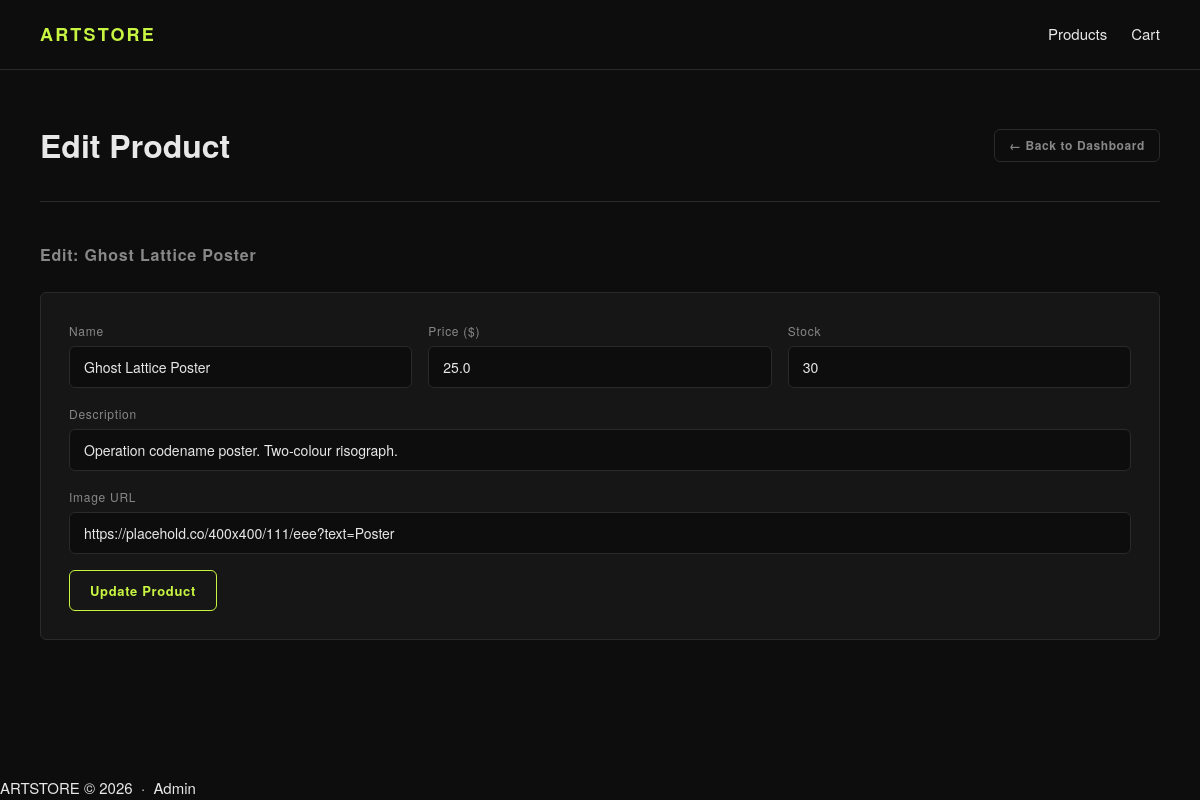
/admin/edit/5 (signed in), run on the app's committed database.
### tables this page shows
CREATE TABLE products (
            id          INTEGER PRIMARY KEY AUTOINCREMENT,
            name        TEXT    NOT NULL,
            description TEXT,
            price       REAL    NOT NULL,
            image_url   TEXT    DEFAULT '',
            stock       INTEGER DEFAULT 10
        );

### app.py (the view, shortened to what this page needs)
@app.route("/admin/edit/<int:product_id>", methods=["GET", "POST"])
def admin_edit(product_id):
    if not session.get("admin"):
        return redirect(url_for("admin"))
    conn = get_db()
    product = conn.execute("SELECT * FROM products WHERE id = ?", (product_id,)).fetchone()
    if not product:
        conn.close()
        flash("Product not found.", "error")
        return redirect(url_for("admin_dashboard"))
    conn.close()
    return render_template("admin_edit.html", product=product, cart_count=0)

### app.py (called while the page is built)
def get_db():
    conn = sqlite3.connect(DB)
    conn.row_factory = sqlite3.Row  # lets us access columns by name
    return conn

### templates/admin_edit.html (shortened to what this page needs)
{% extends "base.html" %}
{% block content %}
<div class="page-header">
  <h1>Edit Product</h1>
  <a href="{{ url_for('admin_dashboard') }}" class="btn btn--ghost btn--small">← Back to Dashboard</a>
</div>
<section class="admin-section">
  <h2>Edit: {{ product.name }}</h2>
  <form method="POST" action="{{ url_for('admin_edit', product_id=product.id) }}" class="admin-form">
    <div class="form-row">
      <div class="form-group">
        <label>Name</label>
        <input type="text" name="name" value="{{ product.name }}" required />
      </div>
      <div class="form-group">
        <label>Price ($)</label>
        <input type="number" name="price" step="0.01" value="{{ product.price }}" required />
      </div>
      <div class="form-group">
        <label>Stock</label>
        <input type="number" name="stock" value="{{ product.stock }}" />
      </div>
    </div>
    <div class="form-group">
      <label>Description</label>
      <input type="text" name="description" value="{{ product.description or '' }}" />
    </div>
    <div class="form-group">
      <label>Image URL</label>
      <input type="text" name="image_url" value="{{ product.image_url or '' }}" />
    </div>
    <button type="submit" class="btn btn--accent">Update Product</button>
  </form>
</section>
{% endblock %}

### static/style.css (style rules this page uses)
*, *::before, *::after { box-sizing: border-box; margin: 0; padding: 0; }
:root { --bg: #0d0d0d; --surface: #161616; --border: #2a2a2a; --text: #e8e8e8; --muted: #888; --accent: #c8f542; --danger: #ff4444; --radius: 6px; --font: 'Helvetica Neue', Arial, sans-serif; }
body { background: var(--bg); color: var(--text); font-family: var(--font); font-size: 15px; line-height: 1.6; min-height: 100vh; display: flex; flex-direction: column; }
a { color: var(--text); text-decoration: none; }
.btn { display: inline-block; padding: 10px 20px; border: 1px solid var(--text); background: transparent; color: var(--text); font-size: 13px; font-family: var(--font); font-weight: 600; letter-spacing: 0.05em; cursor: pointer; border-radius: var(--radius); transition: all 0.15s; }
.btn--accent { border-color: var(--accent); color: var(--accent); }
.btn--ghost { border-color: var(--border); color: var(--muted); }
.btn--small { padding: 6px 14px; font-size: 12px; }
.page-header { display: flex; justify-content: space-between; align-items: center; padding: 50px 0 30px; border-bottom: 1px solid var(--border); margin-bottom: 40px; }
.page-header h1 { font-size: 32px; }
.admin-section { margin-bottom: 60px; }
.admin-section h2 { font-size: 16px; font-weight: 700; color: var(--muted); letter-spacing: 0.05em; margin-bottom: 24px; }
.admin-form { background: var(--surface); border: 1px solid var(--border); padding: 28px; border-radius: var(--radius); }
.form-row { display: grid; grid-template-columns: repeat(3, 1fr); gap: 16px; }
.form-group { margin-bottom: 16px; }
.form-group label { display: block; font-size: 12px; color: var(--muted); letter-spacing: 0.06em; margin-bottom: 6px; }
.form-group input { width: 100%; background: var(--bg); border: 1px solid var(--border); color: var(--text); padding: 10px 14px; border-radius: var(--radius); font-size: 14px; font-family: var(--font); }

### data on the page
products: name "Ghost Lattice Poster", price "25.0", stock "30", description "Operation codename poster. Two-colour risograph.", image_url "https://placehold.co/400x400/111/eee?text=Poster"
